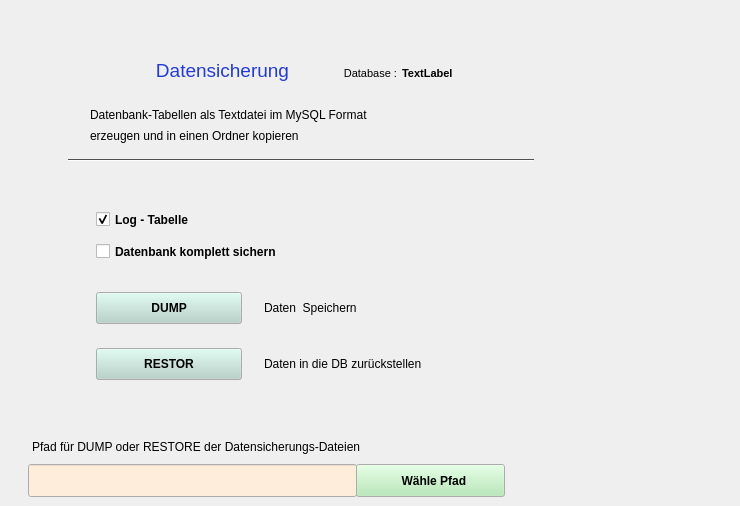
    <widget class="QWidget" name="page">
     <widget class="QLabel" name="label_26">
      <property name="geometry">
       <rect>
        <x>15</x>
        <y>10</y>
        <width>716</width>
        <height>16</height>
       </rect>
      </property>
      <property name="text">
       <string/>
      </property>
     </widget>
     <widget class="QLabel" name="label">
      <property name="geometry">
       <rect>
        <x>66</x>
        <y>52</y>
        <width>223</width>
        <height>37</height>
       </rect>
      </property>
      <property name="palette">
       <palette>
        <active>
         <colorrole role="WindowText">
          <brush brushstyle="SolidPattern">
           <color alpha="255">
            <red>35</red>
            <green>59</green>
            <blue>212</blue>
           </color>
          </brush>
         </colorrole>
        </active>
        <inactive>
         <colorrole role="WindowText">
          <brush brushstyle="SolidPattern">
           <color alpha="255">
            <red>35</red>
            <green>59</green>
            <blue>212</blue>
           </color>
          </brush>
         </colorrole>
        </inactive>
        <disabled>
         <colorrole role="WindowText">
          <brush brushstyle="SolidPattern">
           <color alpha="255">
            <red>119</red>
            <green>119</green>
            <blue>119</blue>
           </color>
          </brush>
         </colorrole>
        </disabled>
       </palette>
      </property>
      <property name="font">
       <font>
        <pointsize>14</pointsize>
        <weight>50</weight>
        <bold>false</bold>
       </font>
      </property>
      <property name="text">
       <string>      Datensicherung</string>
      </property>
      <property name="alignment">
       <set>Qt::AlignRight|Qt::AlignTrailing|Qt::AlignVCenter</set>
      </property>
     </widget>
     <widget class="Line" name="line">
      <property name="geometry">
       <rect>
        <x>68</x>
        <y>152</y>
        <width>466</width>
        <height>16</height>
       </rect>
      </property>
      <property name="palette">
       <palette>
        <active>
         <colorrole role="WindowText">
          <brush brushstyle="SolidPattern">
           <color alpha="255">
            <red>20</red>
            <green>19</green>
            <blue>18</blue>
           </color>
          </brush>
         </colorrole>
         <colorrole role="Dark">
          <brush brushstyle="SolidPattern">
           <color alpha="255">
            <red>81</red>
            <green>80</green>
            <blue>80</blue>
           </color>
          </brush>
         </colorrole>
         <colorrole role="Text">
          <brush brushstyle="SolidPattern">
           <color alpha="255">
            <red>20</red>
            <green>19</green>
            <blue>18</blue>
           </color>
          </brush>
         </colorrole>
         <colorrole role="ButtonText">
          <brush brushstyle="SolidPattern">
           <color alpha="255">
            <red>20</red>
            <green>19</green>
            <blue>18</blue>
           </color>
          </brush>
         </colorrole>
        </active>
        <inactive>
         <colorrole role="WindowText">
          <brush brushstyle="SolidPattern">
           <color alpha="255">
            <red>20</red>
            <green>19</green>
            <blue>18</blue>
           </color>
          </brush>
         </colorrole>
         <colorrole role="Dark">
          <brush brushstyle="SolidPattern">
           <color alpha="255">
            <red>81</red>
            <green>80</green>
            <blue>80</blue>
           </color>
          </brush>
         </colorrole>
         <colorrole role="Text">
          <brush brushstyle="SolidPattern">
           <color alpha="255">
            <red>20</red>
            <green>19</green>
            <blue>18</blue>
           </color>
          </brush>
         </colorrole>
         <colorrole role="ButtonText">
          <brush brushstyle="SolidPattern">
           <color alpha="255">
            <red>20</red>
            <green>19</green>
            <blue>18</blue>
           </color>
          </brush>
         </colorrole>
        </inactive>
        <disabled>
         <colorrole role="WindowText">
          <brush brushstyle="SolidPattern">
           <color alpha="255">
            <red>81</red>
            <green>80</green>
            <blue>80</blue>
           </color>
          </brush>
         </colorrole>
         <colorrole role="Dark">
          <brush brushstyle="SolidPattern">
           <color alpha="255">
            <red>81</red>
            <green>80</green>
            <blue>80</blue>
           </color>
          </brush>
         </colorrole>
         <colorrole role="Text">
          <brush brushstyle="SolidPattern">
           <color alpha="255">
            <red>81</red>
            <green>80</green>
            <blue>80</blue>
           </color>
          </brush>
         </colorrole>
         <colorrole role="ButtonText">
          <brush brushstyle="SolidPattern">
           <color alpha="255">
            <red>81</red>
            <green>80</green>
            <blue>80</blue>
           </color>
          </brush>
         </colorrole>
        </disabled>
       </palette>
      </property>
      <property name="orientation">
       <enum>Qt::Horizontal</enum>
      </property>
     </widget>
     <widget class="QCheckBox" name="checkBoxDb">
      <property name="geometry">
       <rect>
        <x>96</x>
        <y>240</y>
        <width>337</width>
        <height>23</height>
       </rect>
      </property>
      <property name="font">
       <font>
        <weight>75</weight>
        <bold>true</bold>
       </font>
      </property>
      <property name="focusPolicy">
       <enum>Qt::NoFocus</enum>
      </property>
      <property name="text">
       <string>Datenbank komplett sichern</string>
      </property>
     </widget>
     <widget class="QLabel" name="label_4">
      <property name="geometry">
       <rect>
        <x>264</x>
        <y>292</y>
        <width>193</width>
        <height>32</height>
       </rect>
      </property>
      <property name="text">
       <string>Daten  Speichern</string>
      </property>
      <property name="alignment">
       <set>Qt::AlignLeading|Qt::AlignLeft|Qt::AlignVCenter</set>
      </property>
     </widget>
     <widget class="QPushButton" name="ButtonRestore">
      <property name="enabled">
       <bool>true</bool>
      </property>
      <property name="geometry">
       <rect>
        <x>96</x>
        <y>348</y>
        <width>146</width>
        <height>32</height>
       </rect>
      </property>
      <property name="palette">
       <palette>
        <active>
         <colorrole role="Button">
          <brush brushstyle="SolidPattern">
           <color alpha="255">
            <red>180</red>
            <green>210</green>
            <blue>200</blue>
           </color>
          </brush>
         </colorrole>
        </active>
        <inactive>
         <colorrole role="Button">
          <brush brushstyle="SolidPattern">
           <color alpha="255">
            <red>180</red>
            <green>210</green>
            <blue>200</blue>
           </color>
          </brush>
         </colorrole>
        </inactive>
        <disabled>
         <colorrole role="Button">
          <brush brushstyle="SolidPattern">
           <color alpha="255">
            <red>180</red>
            <green>210</green>
            <blue>200</blue>
           </color>
          </brush>
         </colorrole>
        </disabled>
       </palette>
      </property>
      <property name="font">
       <font>
        <weight>75</weight>
        <bold>true</bold>
       </font>
      </property>
      <property name="focusPolicy">
       <enum>Qt::NoFocus</enum>
      </property>
      <property name="text">
       <string>RESTOR</string>
      </property>
     </widget>
     <widget class="QLabel" name="label_5">
      <property name="geometry">
       <rect>
        <x>264</x>
        <y>348</y>
        <width>257</width>
        <height>31</height>
       </rect>
      </property>
      <property name="text">
       <string>Daten in die DB zurückstellen</string>
      </property>
      <property name="alignment">
       <set>Qt::AlignLeading|Qt::AlignLeft|Qt::AlignVCenter</set>
      </property>
     </widget>
     <widget class="QLineEdit" name="SavePathEdit">
      <property name="geometry">
       <rect>
        <x>28</x>
        <y>464</y>
        <width>329</width>
        <height>33</height>
       </rect>
      </property>
      <property name="palette">
       <palette>
        <active>
         <colorrole role="Base">
          <brush brushstyle="SolidPattern">
           <color alpha="255">
            <red>255</red>
            <green>237</green>
            <blue>220</blue>
           </color>
          </brush>
         </colorrole>
        </active>
        <inactive>
         <colorrole role="Base">
          <brush brushstyle="SolidPattern">
           <color alpha="255">
            <red>255</red>
            <green>237</green>
            <blue>220</blue>
           </color>
          </brush>
         </colorrole>
        </inactive>
        <disabled>
         <colorrole role="Base">
          <brush brushstyle="SolidPattern">
           <color alpha="255">
            <red>244</red>
            <green>244</green>
            <blue>244</blue>
           </color>
          </brush>
         </colorrole>
        </disabled>
       </palette>
      </property>
     </widget>
     <widget class="QPushButton" name="ButtonDumpDir">
      <property name="geometry">
       <rect>
        <x>356</x>
        <y>464</y>
        <width>149</width>
        <height>33</height>
       </rect>
      </property>
      <property name="palette">
       <palette>
        <active>
         <colorrole role="Button">
          <brush brushstyle="SolidPattern">
           <color alpha="255">
            <red>173</red>
            <green>232</green>
            <blue>173</blue>
           </color>
          </brush>
         </colorrole>
        </active>
        <inactive>
         <colorrole role="Button">
          <brush brushstyle="SolidPattern">
           <color alpha="255">
            <red>173</red>
            <green>232</green>
            <blue>173</blue>
           </color>
          </brush>
         </colorrole>
        </inactive>
        <disabled>
         <colorrole role="Button">
          <brush brushstyle="SolidPattern">
           <color alpha="255">
            <red>173</red>
            <green>232</green>
            <blue>173</blue>
           </color>
          </brush>
         </colorrole>
        </disabled>
       </palette>
      </property>
      <property name="font">
       <font>
        <weight>75</weight>
        <bold>true</bold>
       </font>
      </property>
      <property name="focusPolicy">
       <enum>Qt::NoFocus</enum>
      </property>
      <property name="text">
       <string>  Wähle Pfad</string>
      </property>
     </widget>
     <widget class="QPushButton" name="ButtonDump">
      <property name="enabled">
       <bool>true</bool>
      </property>
      <property name="geometry">
       <rect>
        <x>96</x>
        <y>292</y>
        <width>146</width>
        <height>32</height>
       </rect>
      </property>
      <property name="palette">
       <palette>
        <active>
         <colorrole role="Button">
          <brush brushstyle="SolidPattern">
           <color alpha="255">
            <red>180</red>
            <green>210</green>
            <blue>200</blue>
           </color>
          </brush>
         </colorrole>
        </active>
        <inactive>
         <colorrole role="Button">
          <brush brushstyle="SolidPattern">
           <color alpha="255">
            <red>180</red>
            <green>210</green>
            <blue>200</blue>
           </color>
          </brush>
         </colorrole>
        </inactive>
        <disabled>
         <colorrole role="Button">
          <brush brushstyle="SolidPattern">
           <color alpha="255">
            <red>180</red>
            <green>210</green>
            <blue>200</blue>
           </color>
          </brush>
         </colorrole>
        </disabled>
       </palette>
      </property>
      <property name="font">
       <font>
        <weight>75</weight>
        <bold>true</bold>
       </font>
      </property>
      <property name="focusPolicy">
       <enum>Qt::NoFocus</enum>
      </property>
      <property name="text">
       <string>        DUMP        </string>
      </property>
     </widget>
     <widget class="QCheckBox" name="checkBoxLog">
      <property name="geometry">
       <rect>
        <x>96</x>
        <y>208</y>
        <width>154</width>
        <height>23</height>
       </rect>
      </property>
      <property name="font">
       <font>
        <weight>75</weight>
        <bold>true</bold>
       </font>
      </property>
      <property name="focusPolicy">
       <enum>Qt::NoFocus</enum>
      </property>
      <property name="text">
       <string>Log - Tabelle</string>
      </property>
      <property name="checked">
       <bool>true</bool>
      </property>
     </widget>
     <widget class="QLabel" name="label_2">
      <property name="geometry">
       <rect>
        <x>90</x>
        <y>104</y>
        <width>461</width>
        <height>22</height>
       </rect>
      </property>
      <property name="font">
       <font>
        <weight>50</weight>
        <bold>false</bold>
       </font>
      </property>
      <property name="text">
       <string>Datenbank-Tabellen als Textdatei im MySQL Format </string>
      </property>
     </widget>
     <widget class="QLabel" name="label_3">
      <property name="geometry">
       <rect>
        <x>32</x>
        <y>436</y>
        <width>557</width>
        <height>22</height>
       </rect>
      </property>
      <property name="font">
       <font>
        <pointsize>9</pointsize>
        <weight>50</weight>
        <bold>false</bold>
        <kerning>true</kerning>
       </font>
      </property>
      <property name="text">
       <string>Pfad für DUMP oder RESTORE der Datensicherungs-Dateien</string>
      </property>
     </widget>
     <widget class="QLabel" name="label_28">
      <property name="geometry">
       <rect>
        <x>20</x>
        <y>16</y>
        <width>393</width>
        <height>26</height>
       </rect>
      </property>
      <property name="text">
       <string/>
      </property>
     </widget>
     <widget class="QLabel" name="label_11">
      <property name="geometry">
       <rect>
        <x>300</x>
        <y>60</y>
        <width>97</width>
        <height>26</height>
       </rect>
      </property>
      <property name="font">
       <font>
        <pointsize>8</pointsize>
       </font>
      </property>
      <property name="text">
       <string>Database :</string>
      </property>
      <property name="alignment">
       <set>Qt::AlignRight|Qt::AlignTrailing|Qt::AlignVCenter</set>
      </property>
     </widget>
     <widget class="QLabel" name="label_db">
      <property name="geometry">
       <rect>
        <x>402</x>
        <y>60</y>
        <width>127</width>
        <height>26</height>
       </rect>
      </property>
      <property name="font">
       <font>
        <pointsize>8</pointsize>
        <weight>75</weight>
        <bold>true</bold>
       </font>
      </property>
      <property name="text">
       <string>TextLabel</string>
      </property>
     </widget>
     <widget class="QLabel" name="label_30">
      <property name="geometry">
       <rect>
        <x>90</x>
        <y>124</y>
        <width>429</width>
        <height>23</height>
       </rect>
      </property>
      <property name="font">
       <font>
        <weight>50</weight>
        <bold>false</bold>
       </font>
      </property>
      <property name="text">
       <string>erzeugen und in einen Ordner kopieren</string>
      </property>
     </widget>
    </widget>
